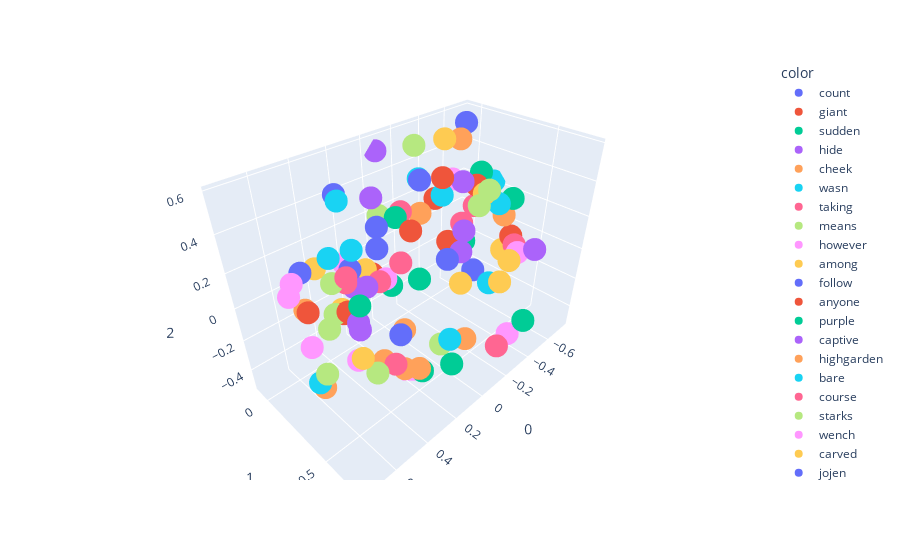

Notebook cell for this chart:
### Code cell
import plotly.express as px
fig=px.scatter_3d(X[1000:1100],x=0,y=1,z=2,color=y[1000:1100]) # frequent 100 words
fig.show()

### Figure 1 — Plotly figure (JSON) as saved in the notebook; plotly's stock layout.template omitted (floating-point values rounded to 4 significant figures)
{"data": [{"hovertemplate": "color=count<br>0=%{x}<br>1=%{y}<br>2=%{z}<extra></extra>", "legendgroup": "count", "marker": {"color": "#636efa", "symbol": "circle"}, "mode": "markers", "name": "count", "scene": "scene", "showlegend": true, "type": "scatter3d", "x": [0.3458], "y": [0.5293], "z": [-0.03733]}, {"hovertemplate": "color=giant<br>0=%{x}<br>1=%{y}<br>2=%{z}<extra></extra>", "legendgroup": "giant", "marker": {"color": "#EF553B", "symbol": "circle"}, "mode": "markers", "name": "giant", "scene": "scene", "showlegend": true, "type": "scatter3d", "x": [-0.3888], "y": [0.1352], "z": [-0.04719]}, {"hovertemplate": "color=sudden<br>0=%{x}<br>1=%{y}<br>2=%{z}<extra></extra>", "legendgroup": "sudden", "marker": {"color": "#00cc96", "symbol": "circle"}, "mode": "markers", "name": "sudden", "scene": "scene", "showlegend": true, "type": "scatter3d", "x": [-0.6031], "y": [0.1762], "z": [0.3258]}, {"hovertemplate": "color=hide<br>0=%{x}<br>1=%{y}<br>2=%{z}<extra></extra>", "legendgroup": "hide", "marker": {"color": "#ab63fa", "symbol": "circle"}, "mode": "markers", "name": "hide", "scene": "scene", "showlegend": true, "type": "scatter3d", "x": [-0.09928], "y": [0.4908], "z": [0.2943]}, {"hovertemplate": "color=cheek<br>0=%{x}<br>1=%{y}<br>2=%{z}<extra></extra>", "legendgroup": "cheek", "marker": {"color": "#FFA15A", "symbol": "circle"}, "mode": "markers", "name": "cheek", "scene": "scene", "showlegend": true, "type": "scatter3d", "x": [-0.4429], "y": [0.1527], "z": [0.5519]}, {"hovertemplate": "color=wasn<br>0=%{x}<br>1=%{y}<br>2=%{z}<extra></extra>", "legendgroup": "wasn", "marker": {"color": "#19d3f3", "symbol": "circle"}, "mode": "markers", "name": "wasn", "scene": "scene", "showlegend": true, "type": "scatter3d", "x": [0.3561], "y": [0.1565], "z": [0.4931]}, {"hovertemplate": "color=taking<br>0=%{x}<br>1=%{y}<br>2=%{z}<extra></extra>", "legendgroup": "taking", "marker": {"color": "#FF6692", "symbol": "circle"}, "mode": "markers", "name": "taking", "scene": "scene", "showlegend": true, "type": "scatter3d", "x": [0.2699], "y": [0.459], "z": [0.2791]}, {"hovertemplate": "color=means<br>0=%{x}<br>1=%{y}<br>2=%{z}<extra></extra>", "legendgroup": "means", "marker": {"color": "#B6E880", "symbol": "circle"}, "mode": "markers", "name": "means", "scene": "scene", "showlegend": true, "type": "scatter3d", "x": [0.6303], "y": [0.412], "z": [0.1016]}, {"hovertemplate": "color=however<br>0=%{x}<br>1=%{y}<br>2=%{z}<extra></extra>", "legendgroup": "however", "marker": {"color": "#FF97FF", "symbol": "circle"}, "mode": "markers", "name": "however", "scene": "scene", "showlegend": true, "type": "scatter3d", "x": [0.4797], "y": [0.3789], "z": [-0.2082]}, {"hovertemplate": "color=among<br>0=%{x}<br>1=%{y}<br>2=%{z}<extra></extra>", "legendgroup": "among", "marker": {"color": "#FECB52", "symbol": "circle"}, "mode": "markers", "name": "among", "scene": "scene", "showlegend": true, "type": "scatter3d", "x": [-0.1567], "y": [0.4396], "z": [-0.06388]}, {"hovertemplate": "color=follow<br>0=%{x}<br>1=%{y}<br>2=%{z}<extra></extra>", "legendgroup": "follow", "marker": {"color": "#636efa", "symbol": "circle"}, "mode": "markers", "name": "follow", "scene": "scene", "showlegend": true, "type": "scatter3d", "x": [0.1578], "y": [0.6235], "z": [0.322]}, {"hovertemplate": "color=anyone<br>0=%{x}<br>1=%{y}<br>2=%{z}<extra></extra>", "legendgroup": "anyone", "marker": {"color": "#EF553B", "symbol": "circle"}, "mode": "markers", "name": "anyone", "scene": "scene", "showlegend": true, "type": "scatter3d", "x": [0.4981], "y": [0.3628], "z": [0.08589]}, {"hovertemplate": "color=purple<br>0=%{x}<br>1=%{y}<br>2=%{z}<extra></extra>", "legendgroup": "purple", "marker": {"color": "#00cc96", "symbol": "circle"}, "mode": "markers", "name": "purple", "scene": "scene", "showlegend": true, "type": "scatter3d", "x": [-0.5585], "y": [0.113], "z": [-0.1275]}, {"hovertemplate": "color=captive<br>0=%{x}<br>1=%{y}<br>2=%{z}<extra></extra>", "legendgroup": "captive", "marker": {"color": "#ab63fa", "symbol": "circle"}, "mode": "markers", "name": "captive", "scene": "scene", "showlegend": true, "type": "scatter3d", "x": [0.3255], "y": [0.2819], "z": [0.08474]}, {"hovertemplate": "color=highgarden<br>0=%{x}<br>1=%{y}<br>2=%{z}<extra></extra>", "legendgroup": "highgarden", "marker": {"color": "#FFA15A", "symbol": "circle"}, "mode": "markers", "name": "highgarden", "scene": "scene", "showlegend": true, "type": "scatter3d", "x": [0.3959], "y": [0.4653], "z": [-0.2083]}, {"hovertemplate": "color=bare<br>0=%{x}<br>1=%{y}<br>2=%{z}<extra></extra>", "legendgroup": "bare", "marker": {"color": "#19d3f3", "symbol": "circle"}, "mode": "markers", "name": "bare", "scene": "scene", "showlegend": true, "type": "scatter3d", "x": [-0.7464], "y": [0.1591], "z": [0.2188]}, {"hovertemplate": "color=course<br>0=%{x}<br>1=%{y}<br>2=%{z}<extra></extra>", "legendgroup": "course", "marker": {"color": "#FF6692", "symbol": "circle"}, "mode": "markers", "name": "course", "scene": "scene", "showlegend": true, "type": "scatter3d", "x": [0.4121], "y": [0.5647], "z": [-0.148]}, {"hovertemplate": "color=starks<br>0=%{x}<br>1=%{y}<br>2=%{z}<extra></extra>", "legendgroup": "starks", "marker": {"color": "#B6E880", "symbol": "circle"}, "mode": "markers", "name": "starks", "scene": "scene", "showlegend": true, "type": "scatter3d", "x": [0.4882], "y": [0.528], "z": [-0.1746]}, {"hovertemplate": "color=wench<br>0=%{x}<br>1=%{y}<br>2=%{z}<extra></extra>", "legendgroup": "wench", "marker": {"color": "#FF97FF", "symbol": "circle"}, "mode": "markers", "name": "wench", "scene": "scene", "showlegend": true, "type": "scatter3d", "x": [0.156], "y": [0.218], "z": [0.01109]}, {"hovertemplate": "color=carved<br>0=%{x}<br>1=%{y}<br>2=%{z}<extra></extra>", "legendgroup": "carved", "marker": {"color": "#FECB52", "symbol": "circle"}, "mode": "markers", "name": "carved", "scene": "scene", "showlegend": true, "type": "scatter3d", "x": [-0.6571], "y": [0.3262], "z": [-0.1379]}, {"hovertemplate": "color=jojen<br>0=%{x}<br>1=%{y}<br>2=%{z}<extra></extra>", "legendgroup": "jojen", "marker": {"color": "#636efa", "symbol": "circle"}, "mode": "markers", "name": "jojen", "scene": "scene", "showlegend": true, "type": "scatter3d", "x": [0.07419], "y": [0.0676], "z": [0.2106]}, {"hovertemplate": "color=waited<br>0=%{x}<br>1=%{y}<br>2=%{z}<extra></extra>", "legendgroup": "waited", "marker": {"color": "#EF553B", "symbol": "circle"}, "mode": "markers", "name": "waited", "scene": "scene", "showlegend": true, "type": "scatter3d", "x": [-0.177], "y": [0.2775], "z": [0.4657]}, {"hovertemplate": "color=mountains<br>0=%{x}<br>1=%{y}<br>2=%{z}<extra></extra>", "legendgroup": "mountains", "marker": {"color": "#00cc96", "symbol": "circle"}, "mode": "markers", "name": "mountains", "scene": "scene", "showlegend": true, "type": "scatter3d", "x": [-0.3829], "y": [0.6991], "z": [-0.2959]}, {"hovertemplate": "color=rickon<br>0=%{x}<br>1=%{y}<br>2=%{z}<extra></extra>", "legendgroup": "rickon", "marker": {"color": "#ab63fa", "symbol": "circle"}, "mode": "markers", "name": "rickon", "scene": "scene", "showlegend": true, "type": "scatter3d", "x": [0.2136], "y": [0.2135], "z": [0.4771]}, {"hovertemplate": "color=vale<br>0=%{x}<br>1=%{y}<br>2=%{z}<extra></extra>", "legendgroup": "vale", "marker": {"color": "#FFA15A", "symbol": "circle"}, "mode": "markers", "name": "vale", "scene": "scene", "showlegend": true, "type": "scatter3d", "x": [0.2956], "y": [0.5952], "z": [-0.2378]}, {"hovertemplate": "color=thinking<br>0=%{x}<br>1=%{y}<br>2=%{z}<extra></extra>", "legendgroup": "thinking", "marker": {"color": "#19d3f3", "symbol": "circle"}, "mode": "markers", "name": "thinking", "scene": "scene", "showlegend": true, "type": "scatter3d", "x": [0.3825], "y": [0.2672], "z": [0.3063]}, {"hovertemplate": "color=grenn<br>0=%{x}<br>1=%{y}<br>2=%{z}<extra></extra>", "legendgroup": "grenn", "marker": {"color": "#FF6692", "symbol": "circle"}, "mode": "markers", "name": "grenn", "scene": "scene", "showlegend": true, "type": "scatter3d", "x": [-0.1152], "y": [0.03963], "z": [0.2143]}, {"hovertemplate": "color=murdered<br>0=%{x}<br>1=%{y}<br>2=%{z}<extra></extra>", "legendgroup": "murdered", "marker": {"color": "#B6E880", "symbol": "circle"}, "mode": "markers", "name": "murdered", "scene": "scene", "showlegend": true, "type": "scatter3d", "x": [0.502], "y": [0.2684], "z": [0.1911]}, {"hovertemplate": "color=rising<br>0=%{x}<br>1=%{y}<br>2=%{z}<extra></extra>", "legendgroup": "rising", "marker": {"color": "#FF97FF", "symbol": "circle"}, "mode": "markers", "name": "rising", "scene": "scene", "showlegend": true, "type": "scatter3d", "x": [-0.614], "y": [0.4627], "z": [-0.07631]}, {"hovertemplate": "color=weak<br>0=%{x}<br>1=%{y}<br>2=%{z}<extra></extra>", "legendgroup": "weak", "marker": {"color": "#FECB52", "symbol": "circle"}, "mode": "markers", "name": "weak", "scene": "scene", "showlegend": true, "type": "scatter3d", "x": [0.2118], "y": [0.1308], "z": [0.05094]}, {"hovertemplate": "color=steward<br>0=%{x}<br>1=%{y}<br>2=%{z}<extra></extra>", "legendgroup": "steward", "marker": {"color": "#636efa", "symbol": "circle"}, "mode": "markers", "name": "steward", "scene": "scene", "showlegend": true, "type": "scatter3d", "x": [0.3319], "y": [0.1713], "z": [0.13]}, {"hovertemplate": "color=cruel<br>0=%{x}<br>1=%{y}<br>2=%{z}<extra></extra>", "legendgroup": "cruel", "marker": {"color": "#EF553B", "symbol": "circle"}, "mode": "markers", "name": "cruel", "scene": "scene", "showlegend": true, "type": "scatter3d", "x": [0.3738], "y": [0.1437], "z": [-0.129]}, {"hovertemplate": "color=freys<br>0=%{x}<br>1=%{y}<br>2=%{z}<extra></extra>", "legendgroup": "freys", "marker": {"color": "#00cc96", "symbol": "circle"}, "mode": "markers", "name": "freys", "scene": "scene", "showlegend": true, "type": "scatter3d", "x": [0.2419], "y": [0.561], "z": [-0.3195]}, {"hovertemplate": "color=roof<br>0=%{x}<br>1=%{y}<br>2=%{z}<extra></extra>", "legendgroup": "roof", "marker": {"color": "#ab63fa", "symbol": "circle"}, "mode": "markers", "name": "roof", "scene": "scene", "showlegend": true, "type": "scatter3d", "x": [-0.6168], "y": [0.5689], "z": [-0.008864]}, {"hovertemplate": "color=eyed<br>0=%{x}<br>1=%{y}<br>2=%{z}<extra></extra>", "legendgroup": "eyed", "marker": {"color": "#FFA15A", "symbol": "circle"}, "mode": "markers", "name": "eyed", "scene": "scene", "showlegend": true, "type": "scatter3d", "x": [-0.2008], "y": [0.09947], "z": [0.1946]}, {"hovertemplate": "color=noble<br>0=%{x}<br>1=%{y}<br>2=%{z}<extra></extra>", "legendgroup": "noble", "marker": {"color": "#19d3f3", "symbol": "circle"}, "mode": "markers", "name": "noble", "scene": "scene", "showlegend": true, "type": "scatter3d", "x": [0.6526], "y": [0.3052], "z": [-0.2834]}, {"hovertemplate": "color=hidden<br>0=%{x}<br>1=%{y}<br>2=%{z}<extra></extra>", "legendgroup": "hidden", "marker": {"color": "#FF6692", "symbol": "circle"}, "mode": "markers", "name": "hidden", "scene": "scene", "showlegend": true, "type": "scatter3d", "x": [-0.6473], "y": [0.4143], "z": [-0.06178]}, {"hovertemplate": "color=blow<br>0=%{x}<br>1=%{y}<br>2=%{z}<extra></extra>", "legendgroup": "blow", "marker": {"color": "#B6E880", "symbol": "circle"}, "mode": "markers", "name": "blow", "scene": "scene", "showlegend": true, "type": "scatter3d", "x": [-0.3745], "y": [0.4122], "z": [0.3787]}, {"hovertemplate": "color=forest<br>0=%{x}<br>1=%{y}<br>2=%{z}<extra></extra>", "legendgroup": "forest", "marker": {"color": "#FF97FF", "symbol": "circle"}, "mode": "markers", "name": "forest", "scene": "scene", "showlegend": true, "type": "scatter3d", "x": [-0.3135], "y": [0.6557], "z": [-0.3744]}, {"hovertemplate": "color=arrow<br>0=%{x}<br>1=%{y}<br>2=%{z}<extra></extra>", "legendgroup": "arrow", "marker": {"color": "#FECB52", "symbol": "circle"}, "mode": "markers", "name": "arrow", "scene": "scene", "showlegend": true, "type": "scatter3d", "x": [-0.4138], "y": [0.3514], "z": [0.3227]}, {"hovertemplate": "color=grand<br>0=%{x}<br>1=%{y}<br>2=%{z}<extra></extra>", "legendgroup": "grand", "marker": {"color": "#636efa", "symbol": "circle"}, "mode": "markers", "name": "grand", "scene": "scene", "showlegend": true, "type": "scatter3d", "x": [0.2178], "y": [-0.06388], "z": [0.3956]}, {"hovertemplate": "color=tormund<br>0=%{x}<br>1=%{y}<br>2=%{z}<extra></extra>", "legendgroup": "tormund", "marker": {"color": "#EF553B", "symbol": "circle"}, "mode": "markers", "name": "tormund", "scene": "scene", "showlegend": true, "type": "scatter3d", "x": [0.1035], "y": [0.04488], "z": [-0.07288]}, {"hovertemplate": "color=hungry<br>0=%{x}<br>1=%{y}<br>2=%{z}<extra></extra>", "legendgroup": "hungry", "marker": {"color": "#00cc96", "symbol": "circle"}, "mode": "markers", "name": "hungry", "scene": "scene", "showlegend": true, "type": "scatter3d", "x": [0.1109], "y": [0.2075], "z": [-0.05958]}, {"hovertemplate": "color=growing<br>0=%{x}<br>1=%{y}<br>2=%{z}<extra></extra>", "legendgroup": "growing", "marker": {"color": "#ab63fa", "symbol": "circle"}, "mode": "markers", "name": "growing", "scene": "scene", "showlegend": true, "type": "scatter3d", "x": [-0.3415], "y": [0.2762], "z": [-0.03185]}, {"hovertemplate": "color=wise<br>0=%{x}<br>1=%{y}<br>2=%{z}<extra></extra>", "legendgroup": "wise", "marker": {"color": "#FFA15A", "symbol": "circle"}, "mode": "markers", "name": "wise", "scene": "scene", "showlegend": true, "type": "scatter3d", "x": [0.6245], "y": [0.2936], "z": [-0.3469]}, {"hovertemplate": "color=voices<br>0=%{x}<br>1=%{y}<br>2=%{z}<extra></extra>", "legendgroup": "voices", "marker": {"color": "#19d3f3", "symbol": "circle"}, "mode": "markers", "name": "voices", "scene": "scene", "showlegend": true, "type": "scatter3d", "x": [-0.3806], "y": [0.453], "z": [-0.1721]}, {"hovertemplate": "color=town<br>0=%{x}<br>1=%{y}<br>2=%{z}<extra></extra>", "legendgroup": "town", "marker": {"color": "#FF6692", "symbol": "circle"}, "mode": "markers", "name": "town", "scene": "scene", "showlegend": true, "type": "scatter3d", "x": [-0.2162], "y": [0.6612], "z": [-0.3962]}, {"hovertemplate": "color=army<br>0=%{x}<br>1=%{y}<br>2=%{z}<extra></extra>", "legendgroup": "army", "marker": {"color": "#B6E880", "symbol": "circle"}, "mode": "markers", "name": "army", "scene": "scene", "showlegend": true, "type": "scatter3d", "x": [0.206], "y": [0.6421], "z": [-0.1116]}, {"hovertemplate": "color=today<br>0=%{x}<br>1=%{y}<br>2=%{z}<extra></extra>", "legendgroup": "today", "marker": {"color": "#FF97FF", "symbol": "circle"}, "mode": "markers", "name": "today", "scene": "scene", "showlegend": true, "type": "scatter3d", "x": [0.5699], "y": [0.1298], "z": [-0.2346]}, {"hovertemplate": "color=sorry<br>0=%{x}<br>1=%{y}<br>2=%{z}<extra></extra>", "legendgroup": "sorry", "marker": {"color": "#FECB52", "symbol": "circle"}, "mode": "markers", "name": "sorry", "scene": "scene", "showlegend": true, "type": "scatter3d", "x": [0.503], "y": [0.1464], "z": [0.2089]}, {"hovertemplate": "color=cry<br>0=%{x}<br>1=%{y}<br>2=%{z}<extra></extra>", "legendgroup": "cry", "marker": {"color": "#636efa", "symbol": "circle"}, "mode": "markers", "name": "cry", "scene": "scene", "showlegend": true, "type": "scatter3d", "x": [-0.07754], "y": [0.2223], "z": [0.4679]}, {"hovertemplate": "color=wound<br>0=%{x}<br>1=%{y}<br>2=%{z}<extra></extra>", "legendgroup": "wound", "marker": {"color": "#EF553B", "symbol": "circle"}, "mode": "markers", "name": "wound", "scene": "scene", "showlegend": true, "type": "scatter3d", "x": [-0.5135], "y": [0.2202], "z": [0.2924]}, {"hovertemplate": "color=protect<br>0=%{x}<br>1=%{y}<br>2=%{z}<extra></extra>", "legendgroup": "protect", "marker": {"color": "#00cc96", "symbol": "circle"}, "mode": "markers", "name": "protect", "scene": "scene", "showlegend": true, "type": "scatter3d", "x": [0.527], "y": [0.4925], "z": [0.2111]}, {"hovertemplate": "color=tale<br>0=%{x}<br>1=%{y}<br>2=%{z}<extra></extra>", "legendgroup": "tale", "marker": {"color": "#ab63fa", "symbol": "circle"}, "mode": "markers", "name": "tale", "scene": "scene", "showlegend": true, "type": "scatter3d", "x": [0.4619], "y": [0.3904], "z": [-0.02334]}, {"hovertemplate": "color=twins<br>0=%{x}<br>1=%{y}<br>2=%{z}<extra></extra>", "legendgroup": "twins", "marker": {"color": "#FFA15A", "symbol": "circle"}, "mode": "markers", "name": "twins", "scene": "scene", "showlegend": true, "type": "scatter3d", "x": [0.2575], "y": [0.4579], "z": [-0.1088]}, {"hovertemplate": "color=weight<br>0=%{x}<br>1=%{y}<br>2=%{z}<extra></extra>", "legendgroup": "weight", "marker": {"color": "#19d3f3", "symbol": "circle"}, "mode": "markers", "name": "weight", "scene": "scene", "showlegend": true, "type": "scatter3d", "x": [-0.5449], "y": [0.3568], "z": [0.2192]}, {"hovertemplate": "color=roose<br>0=%{x}<br>1=%{y}<br>2=%{z}<extra></extra>", "legendgroup": "roose", "marker": {"color": "#FF6692", "symbol": "circle"}, "mode": "markers", "name": "roose", "scene": "scene", "showlegend": true, "type": "scatter3d", "x": [0.3997], "y": [0.2251], "z": [0.1182]}, {"hovertemplate": "color=ugly<br>0=%{x}<br>1=%{y}<br>2=%{z}<extra></extra>", "legendgroup": "ugly", "marker": {"color": "#B6E880", "symbol": "circle"}, "mode": "markers", "name": "ugly", "scene": "scene", "showlegend": true, "type": "scatter3d", "x": [0.02054], "y": [0.02073], "z": [0.2379]}, {"hovertemplate": "color=forget<br>0=%{x}<br>1=%{y}<br>2=%{z}<extra></extra>", "legendgroup": "forget", "marker": {"color": "#FF97FF", "symbol": "circle"}, "mode": "markers", "name": "forget", "scene": "scene", "showlegend": true, "type": "scatter3d", "x": [0.7183], "y": [0.2852], "z": [0.2459]}, {"hovertemplate": "color=knelt<br>0=%{x}<br>1=%{y}<br>2=%{z}<extra></extra>", "legendgroup": "knelt", "marker": {"color": "#FECB52", "symbol": "circle"}, "mode": "markers", "name": "knelt", "scene": "scene", "showlegend": true, "type": "scatter3d", "x": [-0.3344], "y": [0.1407], "z": [0.5779]}, {"hovertemplate": "color=rolled<br>0=%{x}<br>1=%{y}<br>2=%{z}<extra></extra>", "legendgroup": "rolled", "marker": {"color": "#636efa", "symbol": "circle"}, "mode": "markers", "name": "rolled", "scene": "scene", "showlegend": true, "type": "scatter3d", "x": [-0.5784], "y": [0.07159], "z": [0.5843]}, {"hovertemplate": "color=dressed<br>0=%{x}<br>1=%{y}<br>2=%{z}<extra></extra>", "legendgroup": "dressed", "marker": {"color": "#EF553B", "symbol": "circle"}, "mode": "markers", "name": "dressed", "scene": "scene", "showlegend": true, "type": "scatter3d", "x": [-0.3399], "y": [0.07556], "z": [0.2232]}, {"hovertemplate": "color=ygritte<br>0=%{x}<br>1=%{y}<br>2=%{z}<extra></extra>", "legendgroup": "ygritte", "marker": {"color": "#00cc96", "symbol": "circle"}, "mode": "markers", "name": "ygritte", "scene": "scene", "showlegend": true, "type": "scatter3d", "x": [-0.0126], "y": [0.1142], "z": [0.2497]}, {"hovertemplate": "color=sick<br>0=%{x}<br>1=%{y}<br>2=%{z}<extra></extra>", "legendgroup": "sick", "marker": {"color": "#ab63fa", "symbol": "circle"}, "mode": "markers", "name": "sick", "scene": "scene", "showlegend": true, "type": "scatter3d", "x": [0.3018], "y": [0.1462], "z": [-0.001607]}, {"hovertemplate": "color=enemies<br>0=%{x}<br>1=%{y}<br>2=%{z}<extra></extra>", "legendgroup": "enemies", "marker": {"color": "#FFA15A", "symbol": "circle"}, "mode": "markers", "name": "enemies", "scene": "scene", "showlegend": true, "type": "scatter3d", "x": [0.3844], "y": [0.5931], "z": [-0.1759]}, {"hovertemplate": "color=hoped<br>0=%{x}<br>1=%{y}<br>2=%{z}<extra></extra>", "legendgroup": "hoped", "marker": {"color": "#19d3f3", "symbol": "circle"}, "mode": "markers", "name": "hoped", "scene": "scene", "showlegend": true, "type": "scatter3d", "x": [0.5446], "y": [0.3342], "z": [0.373]}, {"hovertemplate": "color=fur<br>0=%{x}<br>1=%{y}<br>2=%{z}<extra></extra>", "legendgroup": "fur", "marker": {"color": "#FF6692", "symbol": "circle"}, "mode": "markers", "name": "fur", "scene": "scene", "showlegend": true, "type": "scatter3d", "x": [-0.6499], "y": [0.1035], "z": [0.07293]}, {"hovertemplate": "color=climb<br>0=%{x}<br>1=%{y}<br>2=%{z}<extra></extra>", "legendgroup": "climb", "marker": {"color": "#B6E880", "symbol": "circle"}, "mode": "markers", "name": "climb", "scene": "scene", "showlegend": true, "type": "scatter3d", "x": [-0.1215], "y": [0.5521], "z": [0.4401]}, {"hovertemplate": "color=marry<br>0=%{x}<br>1=%{y}<br>2=%{z}<extra></extra>", "legendgroup": "marry", "marker": {"color": "#FF97FF", "symbol": "circle"}, "mode": "markers", "name": "marry", "scene": "scene", "showlegend": true, "type": "scatter3d", "x": [0.7486], "y": [0.3867], "z": [0.3802]}, {"hovertemplate": "color=chance<br>0=%{x}<br>1=%{y}<br>2=%{z}<extra></extra>", "legendgroup": "chance", "marker": {"color": "#FECB52", "symbol": "circle"}, "mode": "markers", "name": "chance", "scene": "scene", "showlegend": true, "type": "scatter3d", "x": [0.5717], "y": [0.5448], "z": [-0.01259]}, {"hovertemplate": "color=seems<br>0=%{x}<br>1=%{y}<br>2=%{z}<extra></extra>", "legendgroup": "seems", "marker": {"color": "#636efa", "symbol": "circle"}, "mode": "markers", "name": "seems", "scene": "scene", "showlegend": true, "type": "scatter3d", "x": [0.6457], "y": [0.2751], "z": [0.3224]}, {"hovertemplate": "color=courage<br>0=%{x}<br>1=%{y}<br>2=%{z}<extra></extra>", "legendgroup": "courage", "marker": {"color": "#EF553B", "symbol": "circle"}, "mode": "markers", "name": "courage", "scene": "scene", "showlegend": true, "type": "scatter3d", "x": [0.6612], "y": [0.3152], "z": [0.15]}, {"hovertemplate": "color=grow<br>0=%{x}<br>1=%{y}<br>2=%{z}<extra></extra>", "legendgroup": "grow", "marker": {"color": "#00cc96", "symbol": "circle"}, "mode": "markers", "name": "grow", "scene": "scene", "showlegend": true, "type": "scatter3d", "x": [0.1279], "y": [0.4278], "z": [0.1041]}, {"hovertemplate": "color=smiling<br>0=%{x}<br>1=%{y}<br>2=%{z}<extra></extra>", "legendgroup": "smiling", "marker": {"color": "#ab63fa", "symbol": "circle"}, "mode": "markers", "name": "smiling", "scene": "scene", "showlegend": true, "type": "scatter3d", "x": [-0.06757], "y": [-0.08277], "z": [0.5278]}, {"hovertemplate": "color=fleet<br>0=%{x}<br>1=%{y}<br>2=%{z}<extra></extra>", "legendgroup": "fleet", "marker": {"color": "#FFA15A", "symbol": "circle"}, "mode": "markers", "name": "fleet", "scene": "scene", "showlegend": true, "type": "scatter3d", "x": [0.05111], "y": [0.6569], "z": [-0.1705]}, {"hovertemplate": "color=laughing<br>0=%{x}<br>1=%{y}<br>2=%{z}<extra></extra>", "legendgroup": "laughing", "marker": {"color": "#19d3f3", "symbol": "circle"}, "mode": "markers", "name": "laughing", "scene": "scene", "showlegend": true, "type": "scatter3d", "x": [-0.2734], "y": [0.189], "z": [0.307]}, {"hovertemplate": "color=whether<br>0=%{x}<br>1=%{y}<br>2=%{z}<extra></extra>", "legendgroup": "whether", "marker": {"color": "#FF6692", "symbol": "circle"}, "mode": "markers", "name": "whether", "scene": "scene", "showlegend": true, "type": "scatter3d", "x": [0.4776], "y": [0.3444], "z": [0.2488]}, {"hovertemplate": "color=marriage<br>0=%{x}<br>1=%{y}<br>2=%{z}<extra></extra>", "legendgroup": "marriage", "marker": {"color": "#B6E880", "symbol": "circle"}, "mode": "markers", "name": "marriage", "scene": "scene", "showlegend": true, "type": "scatter3d", "x": [0.6946], "y": [0.4528], "z": [-0.08263]}, {"hovertemplate": "color=breasts<br>0=%{x}<br>1=%{y}<br>2=%{z}<extra></extra>", "legendgroup": "breasts", "marker": {"color": "#FF97FF", "symbol": "circle"}, "mode": "markers", "name": "breasts", "scene": "scene", "showlegend": true, "type": "scatter3d", "x": [-0.4395], "y": [0.1099], "z": [0.3165]}, {"hovertemplate": "color=inn<br>0=%{x}<br>1=%{y}<br>2=%{z}<extra></extra>", "legendgroup": "inn", "marker": {"color": "#FECB52", "symbol": "circle"}, "mode": "markers", "name": "inn", "scene": "scene", "showlegend": true, "type": "scatter3d", "x": [-0.2795], "y": [0.5941], "z": [-0.03882]}, {"hovertemplate": "color=square<br>0=%{x}<br>1=%{y}<br>2=%{z}<extra></extra>", "legendgroup": "square", "marker": {"color": "#636efa", "symbol": "circle"}, "mode": "markers", "name": "square", "scene": "scene", "showlegend": true, "type": "scatter3d", "x": [-0.4581], "y": [0.2762], "z": [-0.2113]}, {"hovertemplate": "color=meet<br>0=%{x}<br>1=%{y}<br>2=%{z}<extra></extra>", "legendgroup": "meet", "marker": {"color": "#EF553B", "symbol": "circle"}, "mode": "markers", "name": "meet", "scene": "scene", "showlegend": true, "type": "scatter3d", "x": [0.2369], "y": [0.4883], "z": [0.4354]}, {"hovertemplate": "color=unsullied<br>0=%{x}<br>1=%{y}<br>2=%{z}<extra></extra>", "legendgroup": "unsullied", "marker": {"color": "#00cc96", "symbol": "circle"}, "mode": "markers", "name": "unsullied", "scene": "scene", "showlegend": true, "type": "scatter3d", "x": [0.01317], "y": [0.5498], "z": [-0.4464]}, {"hovertemplate": "color=appeared<br>0=%{x}<br>1=%{y}<br>2=%{z}<extra></extra>", "legendgroup": "appeared", "marker": {"color": "#ab63fa", "symbol": "circle"}, "mode": "markers", "name": "appeared", "scene": "scene", "showlegend": true, "type": "scatter3d", "x": [-0.41], "y": [0.2093], "z": [0.3438]}, {"hovertemplate": "color=corpse<br>0=%{x}<br>1=%{y}<br>2=%{z}<extra></extra>", "legendgroup": "corpse", "marker": {"color": "#FFA15A", "symbol": "circle"}, "mode": "markers", "name": "corpse", "scene": "scene", "showlegend": true, "type": "scatter3d", "x": [-0.6397], "y": [0.3294], "z": [0.1024]}, {"hovertemplate": "color=showed<br>0=%{x}<br>1=%{y}<br>2=%{z}<extra></extra>", "legendgroup": "showed", "marker": {"color": "#19d3f3", "symbol": "circle"}, "mode": "markers", "name": "showed", "scene": "scene", "showlegend": true, "type": "scatter3d", "x": [-0.2006], "y": [0.08827], "z": [0.3896]}, {"hovertemplate": "color=wool<br>0=%{x}<br>1=%{y}<br>2=%{z}<extra></extra>", "legendgroup": "wool", "marker": {"color": "#FF6692", "symbol": "circle"}, "mode": "markers", "name": "wool", "scene": "scene", "showlegend": true, "type": "scatter3d", "x": [-0.558], "y": [0.0906], "z": [-0.0147]}, {"hovertemplate": "color=drank<br>0=%{x}<br>1=%{y}<br>2=%{z}<extra></extra>", "legendgroup": "drank", "marker": {"color": "#B6E880", "symbol": "circle"}, "mode": "markers", "name": "drank", "scene": "scene", "showlegend": true, "type": "scatter3d", "x": [-0.1543], "y": [0.1068], "z": [0.5847]}, {"hovertemplate": "color=daario<br>0=%{x}<br>1=%{y}<br>2=%{z}<extra></extra>", "legendgroup": "daario", "marker": {"color": "#FF97FF", "symbol": "circle"}, "mode": "markers", "name": "daario", "scene": "scene", "showlegend": true, "type": "scatter3d", "x": [0.2699], "y": [0.03652], "z": [0.0691]}, {"hovertemplate": "color=lad<br>0=%{x}<br>1=%{y}<br>2=%{z}<extra></extra>", "legendgroup": "lad", "marker": {"color": "#FECB52", "symbol": "circle"}, "mode": "markers", "name": "lad", "scene": "scene", "showlegend": true, "type": "scatter3d", "x": [0.3351], "y": [0.0707], "z": [-0.167]}, {"hovertemplate": "color=beric<br>0=%{x}<br>1=%{y}<br>2=%{z}<extra></extra>", "legendgroup": "beric", "marker": {"color": "#636efa", "symbol": "circle"}, "mode": "markers", "name": "beric", "scene": "scene", "showlegend": true, "type": "scatter3d", "x": [0.1786], "y": [0.1899], "z": [0.1856]}, {"hovertemplate": "color=frozen<br>0=%{x}<br>1=%{y}<br>2=%{z}<extra></extra>", "legendgroup": "frozen", "marker": {"color": "#EF553B", "symbol": "circle"}, "mode": "markers", "name": "frozen", "scene": "scene", "showlegend": true, "type": "scatter3d", "x": [-0.7243], "y": [0.3337], "z": [-0.07006]}, {"hovertemplate": "color=edge<br>0=%{x}<br>1=%{y}<br>2=%{z}<extra></extra>", "legendgroup": "edge", "marker": {"color": "#00cc96", "symbol": "circle"}, "mode": "markers", "name": "edge", "scene": "scene", "showlegend": true, "type": "scatter3d", "x": [-0.6364], "y": [0.3791], "z": [0.2258]}, {"hovertemplate": "color=trouble<br>0=%{x}<br>1=%{y}<br>2=%{z}<extra></extra>", "legendgroup": "trouble", "marker": {"color": "#ab63fa", "symbol": "circle"}, "mode": "markers", "name": "trouble", "scene": "scene", "showlegend": true, "type": "scatter3d", "x": [0.5], "y": [0.4353], "z": [0.06979]}, {"hovertemplate": "color=mercy<br>0=%{x}<br>1=%{y}<br>2=%{z}<extra></extra>", "legendgroup": "mercy", "marker": {"color": "#FFA15A", "symbol": "circle"}, "mode": "markers", "name": "mercy", "scene": "scene", "showlegend": true, "type": "scatter3d", "x": [0.6416], "y": [0.256], "z": [0.1177]}, {"hovertemplate": "color=march<br>0=%{x}<br>1=%{y}<br>2=%{z}<extra></extra>", "legendgroup": "march", "marker": {"color": "#19d3f3", "symbol": "circle"}, "mode": "markers", "name": "march", "scene": "scene", "showlegend": true, "type": "scatter3d", "x": [0.244], "y": [0.7293], "z": [1.561e-05]}, {"hovertemplate": "color=wear<br>0=%{x}<br>1=%{y}<br>2=%{z}<extra></extra>", "legendgroup": "wear", "marker": {"color": "#FF6692", "symbol": "circle"}, "mode": "markers", "name": "wear", "scene": "scene", "showlegend": true, "type": "scatter3d", "x": [0.2695], "y": [0.309], "z": [0.1008]}, {"hovertemplate": "color=kingslayer<br>0=%{x}<br>1=%{y}<br>2=%{z}<extra></extra>", "legendgroup": "kingslayer", "marker": {"color": "#B6E880", "symbol": "circle"}, "mode": "markers", "name": "kingslayer", "scene": "scene", "showlegend": true, "type": "scatter3d", "x": [0.531], "y": [0.3104], "z": [0.06019]}, {"hovertemplate": "color=sellswords<br>0=%{x}<br>1=%{y}<br>2=%{z}<extra></extra>", "legendgroup": "sellswords", "marker": {"color": "#FF97FF", "symbol": "circle"}, "mode": "markers", "name": "sellswords", "scene": "scene", "showlegend": true, "type": "scatter3d", "x": [0.1689], "y": [0.3984], "z": [-0.5077]}, {"hovertemplate": "color=arrows<br>0=%{x}<br>1=%{y}<br>2=%{z}<extra></extra>", "legendgroup": "arrows", "marker": {"color": "#FECB52", "symbol": "circle"}, "mode": "markers", "name": "arrows", "scene": "scene", "showlegend": true, "type": "scatter3d", "x": [-0.5199], "y": [0.4764], "z": [-0.07958]}], "layout": {"legend": {"title": {"text": "color"}, "tracegroupgap": 0}, "margin": {"t": 60}, "scene": {"domain": {"x": [0, 1], "y": [0, 1]}, "xaxis": {"title": {"text": "0"}}, "yaxis": {"title": {"text": "1"}}, "zaxis": {"title": {"text": "2"}}}}}
